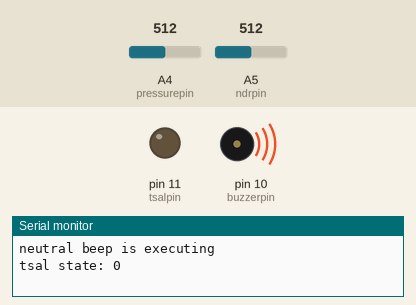
This sketch was run on a simulated Arduino Uno, built with avr-gcc and run on an emulated ATmega328P. On the bench: output pins drawn as LEDs (lit = HIGH), buzzer (waves = sounding, pin HIGH), the last lines printed to the serial monitor. The inputs (shaded band) are chosen by the test bench; at power-on: A5 (ndrpin) = 512, A4 (pressurepin) = 512.

Above: at 3.8 s.
3.9 s: A5 (ndrpin) set to 89
6.2 s: A5 (ndrpin) set to 75
At 8.4 s:
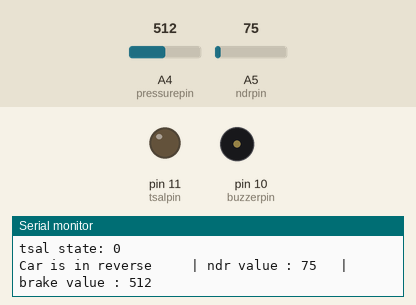
10.5 s: A5 (ndrpin) set to 122
At 11.4 s:
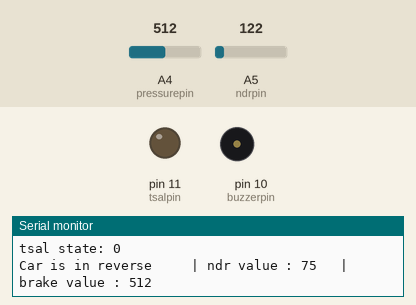
Timing chart, 0 to 13.5 s (numbered marks = the images above; inputs shaded):
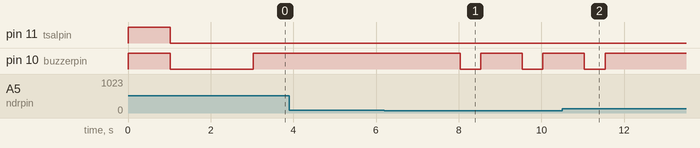

Measured:
- the behaviour switches between 80 and 79 on A5 (ndrpin) (found by bisection; images 0 and 1)
- after the input at 6.2 s, pin 10 (buzzerpin): alternates HIGH for 1.0 s and LOW for 0.50 s, starting after 1.8 s
- after the input at 10.5 s, pin 10 (buzzerpin): goes on until 11.5 s, then stays HIGH

The sketch:

Forza_STARTUP_SEQUENCE.ino
```cpp
const int buzzerpin = 10 ; // buzzeer pin
const int tsalpin = 11 ; //tsal and power relay
int ndrpin = A5 ; //NDR input
int pressurepin = A4 ;//pressure switch
bool tsalstate = false;
int i = 0 ;

void setup()
{
  Serial.begin(9600);
  pinMode(ndrpin , INPUT_PULLUP);
  pinMode(pressurepin , INPUT_PULLUP);
  pinMode(buzzerpin , OUTPUT);
  pinMode(tsalpin , OUTPUT);
  digitalWrite(tsalpin, HIGH);
  digitalWrite(buzzerpin, HIGH);
}

void loop()
{
  int value = analogRead(A5);
  int brake = analogRead(A4);
  tsalstate = digitalRead(tsalpin);
  Serial.print("tsal state: ");
  Serial.println( tsalstate );  //basically if HV on or no
  delay (1000);

  //check for reverse value
  if((value>3) && (value<80) )
  {
    Serial.print("Car is in reverse  ");
    Serial.print( "   | ndr value : ");
    Serial.print( value );
    Serial.print( "   | brake value : ");
    Serial.println( brake );
    if(tsalstate==0)
    {
      digitalWrite(buzzerpin ,LOW); //beep
      delay(500);
      digitalWrite(buzzerpin, HIGH);
    }
  }
  //check if neutral
  else if ((value>150) && (value<2000) )
  {
    Serial.print("Car is in nuetral  | ndr value :  ");
    Serial.print( value );
    Serial.print( "   | brake value : ");
    Serial.println( brake );
    if( brake>500)
    {
      while (i<1)
      {
        // Play buzzer for 3 seconds
        Serial.println("neutral beep is executing");
        digitalWrite(buzzerpin, LOW);
        digitalWrite(tsalpin, LOW);
        delay(2000);
        digitalWrite(buzzerpin, HIGH);
        // Turn on TACL relay and power relay
        i++;
      }
    }
  }

  //otherwise it is in drive
  else if (value<2)
  {
    digitalWrite(buzzerpin, HIGH);
    Serial.print("Car is in drive  | ndr value :  ");
    Serial.println( value );
    Serial.print( "   | brake value : ");
    Serial.println( brake );
  }
}
```
